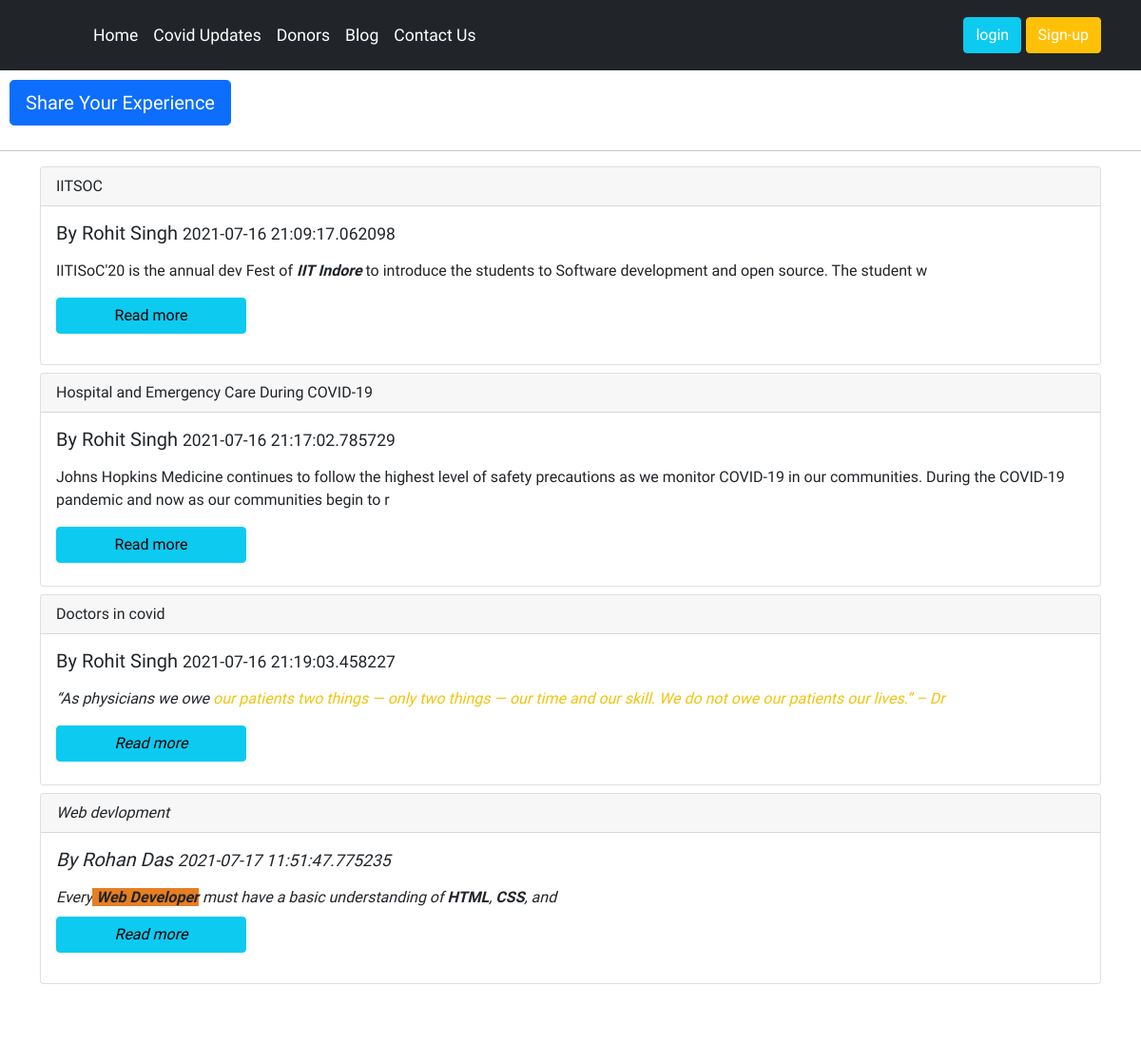
Screenshot of /blog/ with the database file from the repository.
### blog/models.py (models this page shows, shortened)
class Post(models.Model):
    sno=models.AutoField(primary_key=True)
    title=models.CharField(max_length=255)
    author=models.CharField(max_length=50)
    authorUsername=models.CharField(max_length=50, default="")
    Timestamp=models.CharField(max_length=50)
    content=models.TextField()

### blog/views.py (the view)
# urls.py: path('', views.blogHome, name='blogHome'),
def blogHome(request):
    post = Post.objects.all().order_by('sno')
    paginator = Paginator(post, 4)
    Page_number = request.GET.get('page')
    Page_obj = paginator.get_page(Page_number)
    messages.success(request, "Your message has been successfully sent")
    return render(request, 'blog/blogHome.html', {"page_obj": Page_obj})

### templates/blog/blogHome.html (shortened to what this page needs)
{% extends 'base.html' %}
{% block body %}
<a href="/blog/addblog">
  <button type="button" id="share" class="btn btn-lg btn-primary">Share Your Experience</button>
</a>
<hr>
<div class="container">
  {% for post in page_obj %}
  <div class="card my-2 cardd {% cycle 'left1' 'right1' 'left2' 'right2' %}">
    <div class="card-header">
      {{post.title}}
    </div>
    <div class="card-body">
      <h5 class="card-title">By {{post.author}} <small>{{post.Timestamp}} </small></h5>
      <p class="card-text">
        {% autoescape off %}{{post.content|slice:200}}{% endautoescape %}
      </p>
      <a href="/blog/{{post.sno}}" class="btn btn-info my-2 block">Read more</a>
    </div>
  </div>
  {% endfor %}
  <div id="pagination">
    <nav aria-label="Page navigation example">
      <ul class="pagination">
        <li class="page-item  right2"><a class="page-link" href="#">{{page_obj.number}}</a></li>
        {% if page_obj.has_next %}
        <li class="page-item  right2">
          <a class="page-link" href="?page={{page_obj.next_page_number}}" aria-label="Next">
            <span aria-hidden="true">&raquo;</span>
          </a>
          {% endif %}
        </li>
      </ul>
    </nav>
  </div>
</div>
{% endblock %}

### templates/base.html (shortened to what this page needs)
<!DOCTYPE html>
<html lang="en">
<head>
  <link href="https://cdn.jsdelivr.net/npm/bootstrap@5.0.2/dist/css/bootstrap.min.css" rel="stylesheet"
>
</head>
<body>
  <div id="j">
    <header id="i" class="p-3 bg-dark nn tran text-white">
      <div id="navbar" class="container">
        <div id="navbar2" class="d-flex flex-wrap align-items-center justify-content-center justify-content-lg-start">
          <a href="/" class="d-flex align-items-center mb-2 mb-lg-0 text-white text-decoration-none">
            <svg class="bi me-2" width="40" height="32" role="img" aria-label="Bootstrap">
              <use xlink:href="#bootstrap">
              </use>
            </svg>
          </a>
          <ul class="nav col-12 col-lg-auto me-lg-auto mb-2 justify-content-center mb-md-0" id="List">
            <li><a href="/" class="nav-link px-2 text-white">Home</a></li>
            <li id="z"><a href="/covidupdates" class="nav-link px-2 text-white">Covid Updates</a></li>
            <li><a href="/donors" class="nav-link px-2 text-white">Donors</a></li>
            <li><a href="/blog" class="nav-link px-2 text-white">Blog</a></li>
            <li><a href="/contactus" class="nav-link px-2 text-white">Contact Us</a></li>
          </ul>
          {% if request.user.is_authenticated %}
          <a href="/profile">
      <button class="btn-hover color-3">{{request.user}}</button></a>
          <!-- <script type="text/javascript">
            var a = "{{request.user}}";
            console.log(a);
         </script> -->
          {% else %}
          <div class="text-end">
            <button type="button" class="btn btn-info"><a href="/login">login</a></button>
            <button type="button" class="btn btn-warning"> <a href="/nusignup">Sign-up</a> </button>
          </div>
          {% endif %}
        </div>
      </div>
    </header>
  </div>
  {% block body %}
  {% endblock body %}
</body>
</html>

### templates/blog/blogHome.html (style rules this page uses)
#pagination { margin: auto; width: 200px; zoom: 1.4; }
#share { margin: 10px; }
.left1 { animation: left1 0.3s ease-out 1 forwards; }
.right1 { position: relative; right: -200px; visibility: hidden; animation: right1 0.3s ease-out 1 0.2s forwards; }
.left2 { animation: left1 0.3s ease-out 1 0.5s forwards; right: 200px; visibility: hidden; }
.right2 { position: relative; right: -200px; visibility: hidden; animation: right1 0.3s ease-in 1 0.7s forwards; }
.block { display: block; width: 200px; }

### templates/base.html (style rules this page uses)
* { font-family: 'Baloo Bhai 2', cursive; padding: 0; margin: 0; z-index: 1; }
#j { -webkit-transition: all 0.5s ease-in-out; -moz-transition: all 0.5s ease-in-out; -o-transition: all 0.5s ease-in-out; transition: all 0.5s ease-in-out; transition: all 2s ease-in-out; height: auto; overflow: hidden; }
a { text-decoration: none; color: white; font: weight 9px; }
.nn { max-height: 12vh; }
.tran { transition: max-height 2s; font-size: 1.1em; }
* { -webkit-box-sizing: border-box; -moz-box-sizing: border-box; box-sizing: border-box; }

### rows the page displays
Post: title "IITSOC", author "Rohit Singh", Timestamp "2021-07-16 21:09:17.062098", content "IITISoC'20 is the annual dev Fest of IIT Indore to introduce the students to Software development and open source. The student w"
Post: title "Hospital and Emergency Care During COVID-19", author "Rohit Singh", Timestamp "2021-07-16 21:17:02.785729", content "Johns Hopkins Medicine continues to follow the highest level of safety precautions as we monitor COVID-19 in our communities. During the COVID-19 pandemic and now as our communities begin to r"
Post: title "Doctors in covid", author "Rohit Singh", Timestamp "2021-07-16 21:19:03.458227", content "“As physicians we owe our patients two things — only two things — our time and our skill. We do not owe our patients our lives.” – Dr"
Post: title "Web devlopment", author "Rohan Das", Timestamp "2021-07-17 11:51:47.775235", content "Every Web Developer must have a basic understanding of HTML , CSS , and"
